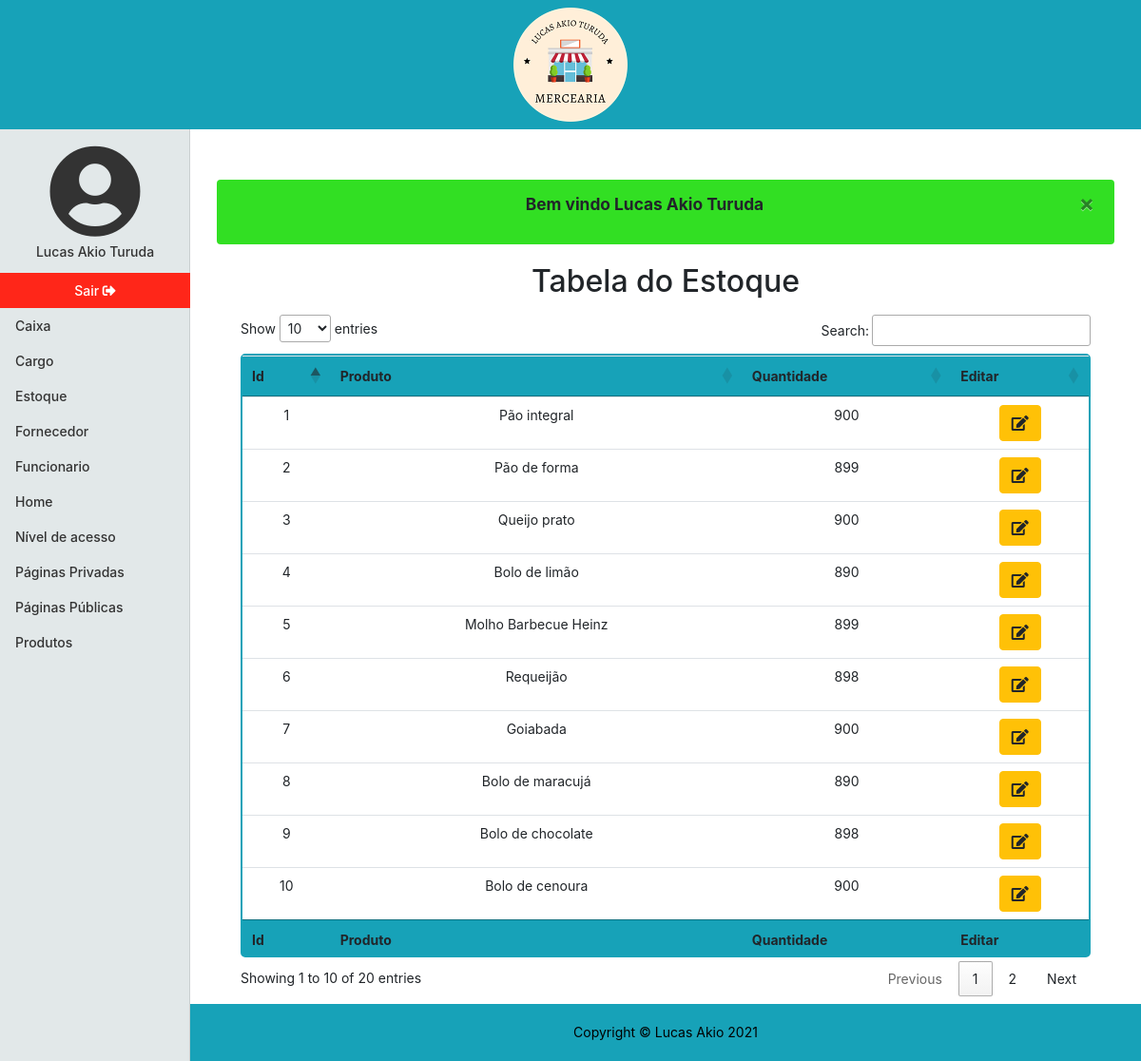
/estoque (signed in), run on the app's committed database.
### tables this page shows
CREATE TABLE `estoque` (
  `id` int NOT NULL AUTO_INCREMENT,
  `produto_id` int NOT NULL,
  `quantidade` int NOT NULL,
  PRIMARY KEY (`id`,`produto_id`),
  UNIQUE KEY `produto_id_UNIQUE` (`produto_id`),
  KEY `fk_estoque_produto_idx` (`produto_id`) /*!80000 INVISIBLE */,
  CONSTRAINT `fk_estoque_produto` FOREIGN KEY (`produto_id`) REFERENCES `produto` (`id`) ON DELETE CASCADE ON UPDATE CASCADE
);

CREATE TABLE `produto` (
  `id` int NOT NULL AUTO_INCREMENT,
  `nome` varchar(30) NOT NULL,
  `preco` double NOT NULL,
  `fornecedor_id` int NOT NULL,
  `codigo_id` int NOT NULL,
  `kilograma` double NOT NULL DEFAULT '0',
  `dt_registro` datetime NOT NULL,
  PRIMARY KEY (`id`,`fornecedor_id`,`codigo_id`),
  KEY `fk_produto_fornecedor_idx` (`fornecedor_id`),
  KEY `fk_produto_codigo_idx` (`codigo_id`),
  CONSTRAINT `fk_produto_codigo` FOREIGN KEY (`codigo_id`) REFERENCES `codigo` (`id`) ON DELETE CASCADE ON UPDATE CASCADE,
  CONSTRAINT `fk_produto_fornecedor` FOREIGN KEY (`fornecedor_id`) REFERENCES `fornecedor` (`id`)
);

### app/Controller/Estoque.php (called while the page is built, shortened)
<?php
    class Estoque extends Controller
    {
        private $dados;
        public function index()
        {
            $this->listar();
            $pagina = new \Core\ConfigView("View/estoque/index",$this->dados);
            $pagina->renderizar();
        }
        private function listar()
        {
            $tabela = new \App\Model\Estoque();
            $this->dados = $tabela->listar();
        }
    }

### core/ConfigController.php (called while the page is built, shortened)
<?php
class ConfigController
{
    private string $urlMetodo;
    public function __construct()
    {
        if(!empty(filter_input(INPUT_GET,"url",FILTER_SANITIZE_URL)))
        {
            $this->url = filter_input(INPUT_GET,"url",FILTER_SANITIZE_URL);
            $this->urlDividida = explode('/',$this->url,);
            if(isset($this->urlDividida[1]) && !empty($this->urlDividida[1]))
            {
                $this->urlMetodo = $this->urlDividida[1];
            }
            else{
                $this->urlMetodo = "index";
            }
        }
        else{
            $this->urlController = "login";
            $this->urlMetodo = "index";
        }
    }
    public function carregar()
    {
        $metodo = $this->urlMetodo;
        $pagina = new $classe();
        $pagina->$metodo();
    }
}
?>

### index.php (called while the page is built, shortened)
<?php
$url = new Core\ConfigController();
$url->carregar();
?>

### app/Model/Model.php (called while the page is built, shortened)
<?php
class Model extends Conexao
{
    protected $conn;
    function __construct()
    {
        $this->conn = parent::conectar();
    }
    final protected function projetarTodos($query): array
    {
        $this->query = $this->conn->prepare($query);
        $this->query->execute();
        return $this->query->fetchAll(PDO::FETCH_ASSOC);
    }
}
?>

### app/Model/Conexao.php (called while the page is built, shortened)
<?php
class Conexao
{
   private $bdType = "mysql";
   private $host = "localhost";
   private $user = "root";
   private $password = "root";
   private $port = 3306;
   private $bdname = "mercearia";
   protected function conectar()
   {
       try{
            $con = new PDO($this->bdType.':host='.$this->host.';port='.$this->port.';dbname='.$this->bdname, $this->user, $this->password);
            $con->setAttribute(PDO::ATTR_ERRMODE, PDO::ERRMODE_EXCEPTION);
            return $con;
       }
       catch(PDOException $e)
       {
           $alerta = new \App\Model\Alerta();
           $msg= $alerta->alertaFalha("Não foi possivel realizar uma conexão com o site, tente novamente!");
           $_SESSION['msg'] = $msg;
            header("Location:". URL . "paginaInvalida/index");
            exit();
       }
   }
}

### app/Model/Estoque.php (called while the page is built, shortened)
<?php
class Estoque extends Model
{
    public function listar(): array
    {
        $listar = parent::projetarTodos(
            "SELECT e.id, p.nome AS produto, e.quantidade
            FROM estoque e
            INNER JOIN produto p
            ON p.id = e.id
            ORDER BY p.nome"
        );
        return $listar;
    }
}

### app/View/estoque/index.php (the view, shortened to what this page needs)
<!DOCTYPE html>
<html lang="pt-br">
<head>
    <link rel="stylesheet" href="https://cdn.jsdelivr.net/npm/bootstrap@4.6.0/dist/css/bootstrap.min.css">
    <link href="<?php echo URL; ?>app/Assets/css/mercearia.css" rel="stylesheet">
    <link href="<?php echo URL; ?>app/Assets/fontawesome/css/all.css" rel="stylesheet">
    <link href="https://cdn.datatables.net/1.10.25/css/jquery.dataTables.min.css" rel="stylesheet">
</head>
<?php
include_once "app/View/include/header.php";
?>
<div class="container-fluid">
    <div class="row">
        <?php
        include_once "app/View/include/menulateral.php";
        ?>
        <div class="col-md-9 ml-auto col-lg-10 principal">
            <main role="main" class="m-2">
                <?php
                if (isset($_SESSION['msg'])) {
                    echo $_SESSION['msg'];
                }
                ?>
                <h2 class="text-center mb-3">Tabela do Estoque</h2>
                <div class="table-responsive">
                    <table id="listar-estoque" class="table table-hover text-center tabela-personalizada">
                        <thead class="bg-info">
                            <tr>
                                <th>Id</th>
                                <th>Produto</th>
                                <th>Quantidade</th>
                                <th>Editar</th>
                            </tr>
                        </thead>
                        <tbody>
                            <?php
                            foreach ($this->dados as $coluna => $item) {
                            ?> <tr>
                                    <td><?php echo $item['id']; ?></td>
                                    <td><?php echo $item['produto']; ?></td>
                                    <td><?php echo $item['quantidade']; ?></td>
                                    <td>
                                        <a href="<?php echo URL; ?>estoque/editar/&id=<?php echo $item['id'] ?>" class="btn btn-warning col-mb-3"><i class="fas fa-edit"></i></a>
                                    </td>
                                </tr>
                            <?php
                            }
                            ?>
                        </tbody>
                        <tfoot class="bg-info">
                            <tr>
                                <th>Id</th>
                                <th>Produto</th>
                                <th>Quantidade</th>
                                <th>Editar</th>
                            </tr>
                        </tfoot>
                    </table>
                </div>
            </main>
            <?php
            include_once "app/View/include/footer.php";
            ?>
            </body>
</html>

### core/ConfigView.php (shortened to what this page needs)
<?php
class ConfigView
{
    private string $rota;
    public function __construct($rota, $dados = null)
    {
        $this->rota = $rota;
        $this->dados = $dados;
    }
    public function renderizar()
    {
        if(file_exists('app/' . $this->rota. '.php'))
        {
            include 'app/'. $this->rota . '.php';
        }
        else
        {
            echo "Erro ao carregar a página<br>";
            echo "Erro ao carregar a view:". $this->rota. "</br>";
        }
        exit();
    }
}
?>

### app/View/include/header.php (shortened to what this page needs)
<body>
    <header class= "sticky-top">
        <nav class="navbar navbar-light bg-info">
            <div class="container-fluid">
                <a class="mx-auto" href="<?php echo URL;?>">
                    <img src="<?php echo URL;?>app/Assets/image/logo/logo.png">
                </a>
            </div>
        </nav>
    </header>

### app/View/include/menulateral.php (shortened to what this page needs)
<nav id="menuLateral" class="col-md-3 col-lg-2 d-md-block sidebar collapse">
  <div class="sidebar-sticky">
    <ul class="nav flex-column">
<?php
if (isset($_SESSION['usuario_paginas']))
{
?>
      <li class="nav-item active">
        <a class="nav-link text-center" href="<?php echo URL;?>perfil">
          <i class="fas fa-user-circle fa-7x"></i>
          <p class="my-1"><?php echo $_SESSION['usuario_nome'];?></p>
        </a>
      </li>
      <li class="nav-item">
        <a class="nav-link text-center" href="<?php echo URL; ?>sair" id="link-sair">
          Sair <i class="fas fa-sign-out-alt"></i>
        </a>
      </li>
<?php
  foreach ($_SESSION['usuario_paginas'] as $key => $pagina)
  {
    if($pagina != "Perfil")
    {
?>
      <li class="nav-item">
        <a class="nav-link" href="<?php
        switch ($pagina) {
          case 'Pagina_privada':
            echo URL . 'pagina_privada';
            ?>">
            <?php
            echo 'Páginas Privadas';
            break;
          case 'Pagina_publica':
            echo URL . 'pagina_publica';
            ?>">
            <?php
            echo 'Páginas Públicas';
            break;
            ?>">
            <?php
          case 'Nivel':
            echo URL . 'nivel';
            ?>">
            <?php
            echo 'Nível de acesso';
            break;
          default:
            echo URL. strtolower($pagina); ?>">
            <?php echo $pagina;
            break;
        }?>
        </a>
      </li>
<?php
    }
  }
}
?>
    </ul>
  </div>
</nav>

### app/View/include/footer.php (shortened to what this page needs)
<footer class="footer">
    <div class="container">
        <p class="m-0 text-center">Copyright &copy; Lucas Akio 2021</p>
    </div>
</footer>
</div>
</div>
</div>

### app/Assets/css/mercearia.css (style rules this page uses)
body { font-size: .875rem; }
.sidebar { position: fixed; top: 0; bottom: 0; left: 0; z-index: 100; padding: 136px 0 0; box-shadow: inset -1px 0 0 rgba(0, 0, 0, .1); }
#menuLateral ul:last-child { padding-bottom: 1.5rem!important; }
.sidebar-sticky { position: relative; top: 0; height: 80vh; padding-top: .5rem; overflow-x: hidden; overflow-y: auto; }
.sidebar .nav-link { font-weight: 500; color: #333; }
.alertaSucesso { background-color:rgb(50, 223, 35); font-weight: bold; font-size: 13pt; }
.alertaErro, .alertaSucesso { margin: 20px; }
.principal { min-height: 83vh; padding-left: 0; padding-right: 0; padding-bottom: 60px; }
#menuLateral { background-color: rgb(226, 232, 233); }
main { height: 100%; padding-top:25px; }
.footer { color: black; bottom: 0; width: 100%; height: 60px; line-height: 60px; background-color: #17a2b8; position:absolute; }
#link-sair { background-color:rgb(255,38,25); color:white; }
.tabela-personalizada { border:2px solid #17a2b8; border-radius: 5px; }

### data on the page
estoque: id "10", produto.nome "Bolo de cenoura", quantidade "900"
estoque: id "9", produto.nome "Bolo de chocolate", quantidade "898"
estoque: id "4", produto.nome "Bolo de limão", quantidade "890"
estoque: id "8", produto.nome "Bolo de maracujá", quantidade "890"
estoque: id "7", produto.nome "Goiabada", quantidade "900"
estoque: id "5", produto.nome "Molho Barbecue Heinz", quantidade "899"
estoque: id "2", produto.nome "Pão de forma", quantidade "899"
estoque: id "1", produto.nome "Pão integral", quantidade "900"
estoque: id "3", produto.nome "Queijo prato", quantidade "900"
estoque: id "6", produto.nome "Requeijão", quantidade "898"

### other printed values
$_SESSION['usuario_nome'] "Lucas Akio Turuda"
$pagina "Caixa"
$pagina "Cargo"
$pagina "Estoque"
$pagina "Fornecedor"
$pagina "Funcionario"
$pagina "Home"
$pagina "Produtos"
$_SESSION['msg'] "Bem vindo Lucas Akio Turuda ×"
